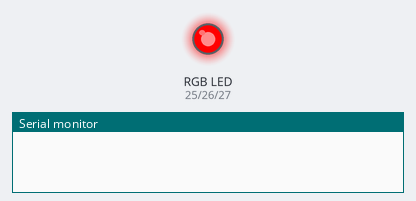
This sketch was run on a simulated ESP32. Parts: an RGB LED mixed from three pins (HIGH = lit), the last lines printed to the serial monitor. Dim RGB values are drawn brighter than linear; EEPROM starts erased.

Above: at 0.1 s.
At 1.0 s:
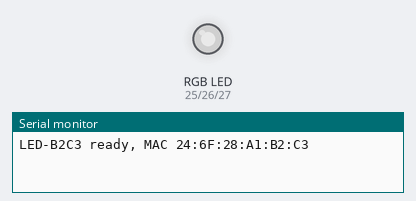
Timing chart, 0 to 2.5 s (numbered marks = the images above):
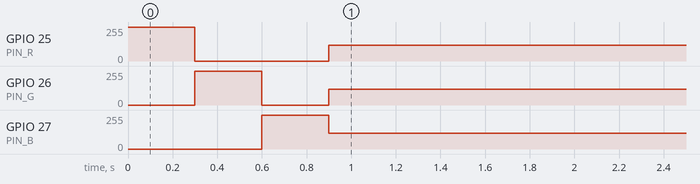

The sketch:

LED_Node.ino
```cpp
// Universal LED node: drives one RGB LED (module for now) and takes orders from the controller over ESP-NOW.
// On power-up it flashes red, green, blue so you can check the wiring, then restores its last color.
#include <WiFi.h>
#include <esp_now.h>
#include <esp_wifi.h>
#include <esp_mac.h>
#include <Preferences.h>
#include "led_protocol.h"

#define PIN_R 25
#define PIN_G 26
#define PIN_B 27
#define COMMON_ANODE 0   // set to 1 if the module's common pin is "+" instead of "-"
#define PWM_FREQ 5000
#define PWM_BITS 8

Preferences prefs;
char nodeName[16];
uint8_t r = 255, g = 255, b = 255, bri = 180, on = 1;

volatile bool needHello = false, gotSet = false;
uint8_t helloTo[6];
LedMsg pending;
portMUX_TYPE rxMux = portMUX_INITIALIZER_UNLOCKED;
uint32_t saveAtMs = 0;  // flash write is delayed until the color stops changing

uint8_t gamma8(uint32_t v) { return powf(v / 255.0f, 2.2f) * 255 + 0.5f; }

void writeChannel(int pin, uint8_t c) {
  uint8_t v = on ? gamma8(c * bri / 255) : 0;
  ledcWrite(pin, COMMON_ANODE ? 255 - v : v);
}

void applyOutput() {
  writeChannel(PIN_R, r);
  writeChannel(PIN_G, g);
  writeChannel(PIN_B, b);
}

void onRecv(const esp_now_recv_info_t *info, const uint8_t *data, int len) {
  if (len != sizeof(LedMsg) || data[0] != LED_MAGIC) return;
  const LedMsg *m = (const LedMsg *)data;
  portENTER_CRITICAL(&rxMux);
  if (m->type == MSG_DISCOVER) { memcpy(helloTo, info->src_addr, 6); needHello = true; }
  if (m->type == MSG_SET) { memcpy(&pending, m, sizeof(LedMsg)); gotSet = true; }
  portEXIT_CRITICAL(&rxMux);
}

void addPeer(const uint8_t *mac) {
  if (esp_now_is_peer_exist(mac)) return;
  esp_now_peer_info_t p = {};
  memcpy(p.peer_addr, mac, 6);
  p.channel = LED_CHANNEL;
  p.ifidx = WIFI_IF_STA;
  p.encrypt = false;
  esp_now_add_peer(&p);
}

void setup() {
  Serial.begin(115200);
  ledcAttach(PIN_R, PWM_FREQ, PWM_BITS);
  ledcAttach(PIN_G, PWM_FREQ, PWM_BITS);
  ledcAttach(PIN_B, PWM_FREQ, PWM_BITS);

  // wiring check: red, green, blue
  uint8_t savedOn = on;
  on = 1; bri = 255;
  r = 255; g = 0;   b = 0;   applyOutput(); delay(300);
  r = 0;   g = 255; b = 0;   applyOutput(); delay(300);
  r = 0;   g = 0;   b = 255; applyOutput(); delay(300);
  on = savedOn;

  prefs.begin("lednode", false);
  r = prefs.getUChar("r", 255);
  g = prefs.getUChar("g", 255);
  b = prefs.getUChar("b", 255);
  bri = prefs.getUChar("bri", 180);
  on = prefs.getUChar("on", 1);
  applyOutput();

  WiFi.mode(WIFI_STA);
  WiFi.disconnect();
  esp_wifi_set_channel(LED_CHANNEL, WIFI_SECOND_CHAN_NONE);
  uint8_t mac[6];
  esp_read_mac(mac, ESP_MAC_WIFI_STA);  // WiFi.macAddress() can read zeros this early
  snprintf(nodeName, sizeof(nodeName), "LED-%02X%02X", mac[4], mac[5]);
  if (esp_now_init() != ESP_OK) Serial.println("ESP-NOW init failed");
  esp_now_register_recv_cb(onRecv);
  Serial.printf("%s ready, MAC %02X:%02X:%02X:%02X:%02X:%02X\n", nodeName, mac[0], mac[1], mac[2], mac[3], mac[4], mac[5]);
}

void loop() {
  if (needHello) {
    uint8_t to[6];
    portENTER_CRITICAL(&rxMux);
    memcpy(to, helloTo, 6);
    needHello = false;
    portEXIT_CRITICAL(&rxMux);
    addPeer(to);
    LedMsg m = {};
    m.magic = LED_MAGIC;
    m.type = MSG_HELLO;
    m.r = r; m.g = g; m.b = b; m.bri = bri; m.on = on;
    strncpy(m.name, nodeName, sizeof(m.name) - 1);
    esp_now_send(to, (const uint8_t *)&m, sizeof(m));
  }

  if (gotSet) {
    portENTER_CRITICAL(&rxMux);
    r = pending.r; g = pending.g; b = pending.b; bri = pending.bri; on = pending.on;
    gotSet = false;
    portEXIT_CRITICAL(&rxMux);
    applyOutput();
    Serial.printf("SET #%02X%02X%02X bri %d %s\n", r, g, b, bri, on ? "on" : "off");
    saveAtMs = millis() + 2000;
  }

  if (saveAtMs && (int32_t)(millis() - saveAtMs) >= 0) {
    saveAtMs = 0;
    prefs.putUChar("r", r);
    prefs.putUChar("g", g);
    prefs.putUChar("b", b);
    prefs.putUChar("bri", bri);
    prefs.putUChar("on", on);
  }
}
```

led_protocol.h
```cpp
// Shared ESP-NOW message format. Keep this file identical in LED_Controller and LED_Node.
#pragma once
#include <stdint.h>

#define LED_MAGIC   0x4C  // 'L'
#define LED_CHANNEL 1     // Wi-Fi channel every board uses

enum : uint8_t {
  MSG_DISCOVER = 1,  // controller -> broadcast: "who is out there?"
  MSG_HELLO    = 2,  // node -> controller: name + current color
  MSG_SET      = 3,  // controller -> node: new color
};

struct __attribute__((packed)) LedMsg {
  uint8_t magic;
  uint8_t type;
  uint8_t r, g, b;
  uint8_t bri;   // 0-255 master brightness
  uint8_t on;    // 0 = off, 1 = on
  char    name[16];
};
```
